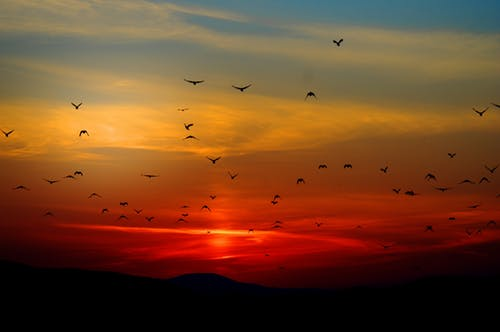
#> input picture other/公众号代码1/油画/油画/test.jpeg, 500 x 332 px
$ python 1.py
#> lines starting #> are read from the running program, lines starting #| are printed output that depends on the picture
#参考来源：https://blog.csdn.net/nominior/article/details/82954961?depth_1-utm
#_source=distribute.pc_relevant.none-task&utm_source=distribute.pc_relevant.none-task

import cv2
import numpy as np

basicSize = 4
grayLevelSize = 8
gap = 2

img = cv2.imread('test.jpeg', 1)
#> img is the input picture: shape (332, 500, 3); mean B, G, R 37.2, 68.2, 114.7
grayImg = cv2.imread('test.jpeg', 0)
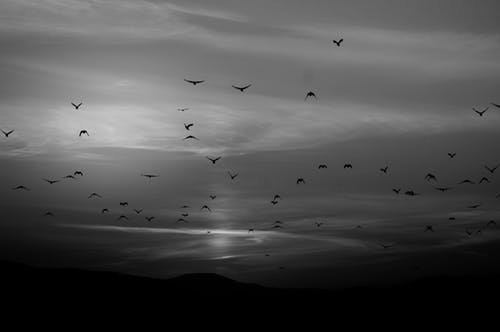
#> grayImg: shape (332, 500); min 0, max 213, mean 78.5
imgHeight,imgWidth = 300,300

dstImg = np.zeros(img.shape, np.uint8)

for i in range(basicSize,imgHeight-basicSize,gap):
    for j in range(basicSize,imgWidth-basicSize,gap):
        # 灰度等级统计
        grayLevel = np.zeros(grayLevelSize,np.uint8)                # 存放各个灰度等级的个数
        graySum = [0,0,0]                                           # 用于最后高频灰度等级均值计算
        # 对小区域进行遍历统计
        for m in range(-basicSize,basicSize):
            for n in range(-basicSize,basicSize):
                pixlv = int(grayImg[i + m, j + n] / (256 / grayLevelSize))       # 判断像素等级
                grayLevel[pixlv] += 1                               # 计算对应灰度等级个数
        # 找出最高频灰度等级及其索引
        mostLevel = np.max(grayLevel)
        mostLevelIndex = np.argmax(grayLevel)
        # 计算最高频等级内的所有灰度值的均值
        for m in range(-basicSize,basicSize):
            for n in range(-basicSize,basicSize):
                if int(grayImg[i + m, j + n] / (256 / grayLevelSize)) == mostLevelIndex:
                    graySum += img[i+m,j+n]
        (b,g,r) = (int(graySum[0]/mostLevel),int(graySum[1]/mostLevel),int(graySum[2]/mostLevel))
        # 写入目标像素
        for m in range(gap):
            for n in range(gap):
                dstImg[i+m,j+n] = (b,g,r)
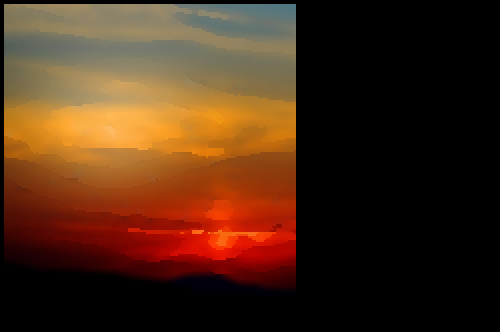
#> dstImg: shape (332, 500, 3); mean B, G, R 22.4, 43.1, 73.8

cv2.imshow('',dstImg)
cv2.waitKey(0)
cv2.destroyAllWindows()

print('complete')
